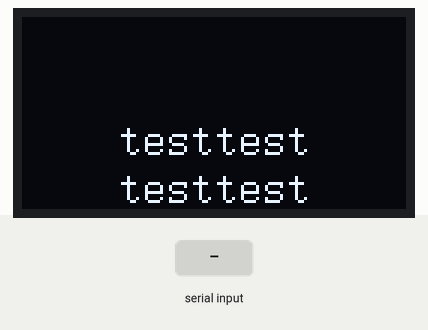
Recording of a sketch running on a simulated Arduino Uno, built with avr-gcc and run on an emulated ATmega328P. On the bench: 128×64 one-colour display. Wiring (inferred from the names in the program): SSD1306 OLED at I2C address 0x3C. The inputs (shaded band) are chosen by the test bench. What the sketch prints to the serial monitor is not drawn.

Above: at 1.6 s.
1.7 s: "1" received over the second serial link
5.4 s: "0" received over the second serial link
Timing chart, 0 to 8.4 s (numbered marks = the images above; inputs shaded):
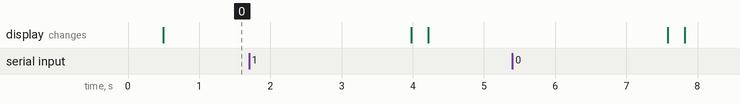

The sketch:

glasses.ino
```cpp
#include"Wire.h"
#include"SSd1306_Wire.h"
#include <SoftwareSerial.h>

const byte rxPin = 10;
const byte txPin = 11;

SoftwareSerial mySerial (rxPin, txPin);

SSD1306_Wire ssd1306;

int i = 0;
String value;
void setup() {
    pinMode(rxPin, INPUT);
    pinMode(txPin, OUTPUT);
    ssd1306.Initial();
    delay(10);
    mySerial.begin(9600);
    Serial.begin(9600);
    ssd1306.Clear_Screen();
    ssd1306.Show_String(0, 2, "testtest");
    ssd1306.Show_String(0, 4, "testtest");
}

void loop() {
  if(mySerial.available()>0)
  {
    value = mySerial.readString();
    Serial.println(value);
    ssd1306.Clear_Screen();
    ssd1306.Show_String(0, 2, value);
  }
    ssd1306.Show_String(0, 2, "testtest");
    ssd1306.Show_String(0, 4, "testtest");
  //ssd1306.Show_Ch(0,2,'A');
  //ssd1306.Fill_Screen();
  delay(1000);
}
```

SSD1306_Wire.cpp
```cpp
#include"SSD1306_Wire.h"

//写命令
void SSD1306_Wire::WriteCommand(unsigned char ins)
{
  Wire.beginTransmission(0x78 >> 1); //屏幕iic地址
  Wire.write(0x00);
  Wire.write(ins);
  Wire.endTransmission();
}

//写数据
void SSD1306_Wire::WriteData(unsigned char dat)
{
  Wire.beginTransmission(0x78 >> 1);
  Wire.write(0x40);
  Wire.write(dat);
  Wire.endTransmission();
}

//设置开始位置
void SSD1306_Wire::SetPos(unsigned char x, unsigned char y )
{
  unsigned char x_l, x_h;
  if (Check_Range(x, y))
  {
    x_l = (x & 0x0f) | BEGIN_ADRESS_XL;
    x_h = ((x & 0xf0) >> 4) + BEGIN_ADRESS_XH;
  }
  //y坐标，页地址 从上到下2-7页，每页有64行 每次都写入一行数据（从上到下8位）共阴——列行式——逆向输出
  WriteCommand(BEGIN_ADRESS_Y + y);   //0xb2
  WriteCommand(x_h);//|0x12
  WriteCommand(x_l);//|0x00
}

//清屏
void SSD1306_Wire::Clear_Screen()
{
  unsigned char x, y;

  WriteCommand(BEGIN_ADRESS_XL);    /*set lower column address*/
  WriteCommand(BEGIN_ADRESS_XH);    /*set higher column address*/
  WriteCommand(BEGIN_ADRESS_Y);    /*set page address*/
  for (y = 0; y < 8; y++)
  {
    WriteCommand(BEGIN_ADRESS_Y + y);    /*set page address*/
    WriteCommand(BEGIN_ADRESS_XL);    /*set lower column address*/
    WriteCommand(BEGIN_ADRESS_XH);    /*set higher column address*/
    for (x = 0; x < 64; x++)
    {
      WriteData(0x00);
      WriteData(0x00);
    }
  }
}

//填充
void SSD1306_Wire::Fill_Screen()
{
  unsigned char x, y;

  WriteCommand(BEGIN_ADRESS_XL);    /*set lower column address*/
  WriteCommand(BEGIN_ADRESS_XH);    /*set higher column address*/
  WriteCommand(BEGIN_ADRESS_Y);    /*set page address*/
  for (y = 2; y < 8; y++)
  {
    WriteCommand(BEGIN_ADRESS_Y + y);    /*set page address*/
    WriteCommand(BEGIN_ADRESS_XL);    /*set lower column address*/
    WriteCommand(BEGIN_ADRESS_XH);    /*set higher column address*/
    for (x = 0; x < 64; x++)
    {
      WriteData(0xff);

    }
  }
}

//显示线
void SSD1306_Wire::Show_Line(unsigned char x, unsigned char y)
{
  SetPos(x, y);
  WriteData(0xff);
}

//范围检查
bool SSD1306_Wire::Check_Range(unsigned char x, unsigned char y)
{
  if (x >= 64 || y >= 6)return false;
  else return true;
}

//显示高16宽8的指定字符
void SSD1306_Wire::Show_Ch(unsigned char x, unsigned char y, char C)
{
  unsigned char num;
  unsigned int ch_wide;
  unsigned char row, col;
  unsigned int address = 0;
  unsigned char temp;
  for (num = 0; num < CH_MAX ; num++)
  {
    if (C == font[num].index)
    {
      address = 16 * font[num].address;
     // Serial.println("ok");
      break;
    }
    else
    {
     // Serial.println("error");
    }
  }
  if (font[num].flag)
  {
    ch_wide = 16;
  }
  else
  {
    ch_wide = 8;
  }
  for (row = 0; row < ch_high; row++)
  {
    SetPos(x, y + row);
    for (col = 0; col < ch_wide; col++)
    {
      temp = pgm_read_byte(&ch[address]);//从flashrom中读取数据。
      WriteData(temp);
      address++;
    }
  }
}
//显示字符串（未完成自适应）
void SSD1306_Wire::Show_String(unsigned char x, unsigned char y, String S)
{
  int number;
  for (number = 0; number < S.length(); number++)
  {
    Show_Ch(x, y, S[number]);
    if(font[number].flag)
    {
      x += 16;
    }
      else
      {
        x +=8;
      }
  }
}
//显示图片（未完成自适应）
void SSD1306_Wire::Show_Image(unsigned char *image)
{
  //row 页数（行数） col 列数
  unsigned char row, col ;
  unsigned char address = 0;
  //临时变量，储存从flashrom中读取的信息。
  unsigned char temp = 0;
  for (row = 0; row < 5; row++)
  {
    SetPos(0, row);
    for (col = 0; col < 48; col++)
    {
      temp = pgm_read_byte(&image[address]);//从flashrom中读取数据。
      WriteData(temp);
      address++;
    }
  }
}
//初始化
void SSD1306_Wire::Initial()
{
  Wire.begin();
  WriteCommand(0xAE);//display off
  WriteCommand(0x00);//set lower column address
  WriteCommand(0x10);//set higher column address

  WriteCommand(0x40);//set display start line

  WriteCommand(0xB0);//set page address

  WriteCommand(0x81);//对比度设置
  WriteCommand(0xFF);//0~255（对比度值……效果不是特别明显）

  WriteCommand(0xA1);//set segment remap

  WriteCommand(0xA6);//normal / reverse

  WriteCommand(0xA8);//multiplex ratio
  WriteCommand(0x3F);//duty = 1/64

  WriteCommand(0xC8);//Com scan direction

  WriteCommand(0xD3);//set display offset
  WriteCommand(0x00);

  WriteCommand(0xD5);//set osc division
  WriteCommand(0x80);

  WriteCommand(0xD9);//set pre-charge period
  WriteCommand(0xF1);

  WriteCommand(0xDA);//set COM pins
  WriteCommand(0x12);

  WriteCommand(0xDB);//set vcomh
  WriteCommand(0x40);

  WriteCommand(0x8D);//set charge pump enable
  WriteCommand(0x14);

  WriteCommand(0xAF);//display ON
}
```

SSD1306_Wire.h
```cpp
#ifndef _SSD1306_Wire_H
#define _SSD1306_Wire_H

#include "Wire.h"
#include "Ccode.c"
#include "String.h"

#define CH_MAX 95

//屏幕y起始地址
#define BEGIN_ADRESS_Y 0xB2

//屏幕x起始地址，分高位XH和低位XL
#define BEGIN_ADRESS_XL 0x00
#define BEGIN_ADRESS_XH 0x12

//字符高度
const unsigned char ch_high = 2;

//声明iic操作ssd1306类
class SSD1306_Wire
{
  public:

  void Initial();                                                         //初始化iic 和屏幕设置
  void WriteData(unsigned char dat);                                      //iic写数据
  void Show_Image(unsigned char *i);                                      //显示图片
  void WriteCommand(unsigned char ins);                                   //iic写命令 命令见手册
  void SetPos(unsigned char x, unsigned char y);                          //设置屏幕上显示位置，起始点屏幕左上角。
  void Fill_Screen();                                                     //填充屏幕
  void Show_Line(unsigned char x, unsigned char y);                       //显示线。测试
  void Clear_Screen();                                                    //清全屏
  void Show_Ch(unsigned char x, unsigned char y, char C);                 //显示字符
  void Show_String(unsigned char x, unsigned char y, String S);            //显示字符串
  private:
  bool Check_Range(unsigned char x, unsigned char y);                     //检测输入屏幕坐标是否超出显示。
};

#endif
```

Source omitted: Ccode.c (data table, 19500 bytes)
